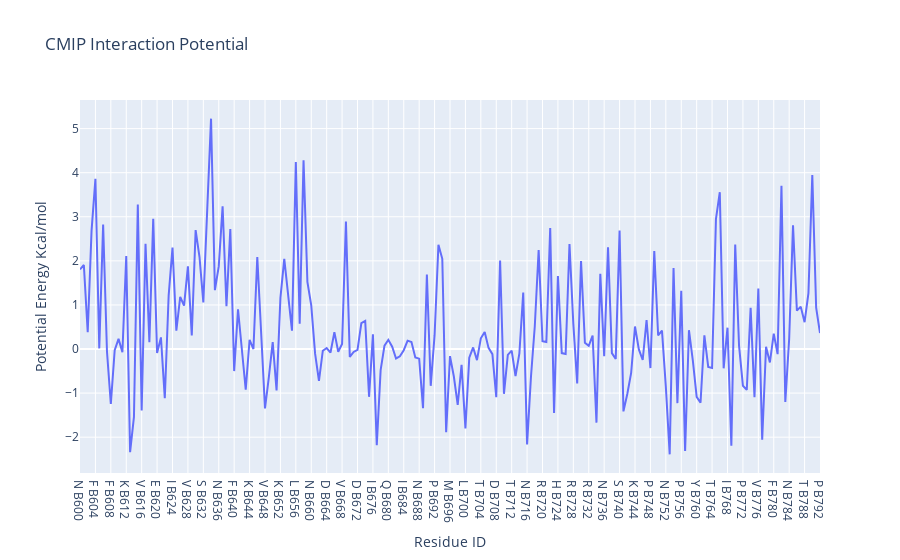

The notebook cell this image was saved under:
### Markdown cell above
<a id="plotRBD_residues"></a>
### Interaction energy by residue
Visualizing the **interaction potential energies** computed by **CMIP**. The plot shows **interactions energies** (in kcal/mol, Y axis) for **each of the residues** (computed summing the contributions of all atoms included in the residue) of the **RBD protein** (X axis).

### Code cell
import plotly
import plotly.graph_objs as go
from biobb_cmip.utils.representation import get_energies_byres


res_list, energy_dict = get_energies_byres(RBD_byat_out)

plotly.offline.init_notebook_mode(connected=True)

fig = {"data": [go.Scatter(x=res_list, y=energy_dict['ES'])],
       "layout": go.Layout(title="CMIP Interaction Potential", 
                           xaxis=dict(title = "Residue ID"), 
                           yaxis=dict(title = "Potential Energy Kcal/mol"))}

plotly.offline.iplot(fig)

### Figure 1 — Plotly figure (JSON) as saved in the notebook; plotly's stock layout.template omitted (floating-point values rounded to 4 significant figures; data arrays with more than 128 entries replaced by an {"elided": "..."} marker saying what was removed)
{"data": [{"type": "scatter", "x": {"elided": "193 str values"}, "y": {"elided": "193 float values"}}], "layout": {"title": {"text": "CMIP Interaction Potential"}, "xaxis": {"title": {"text": "Residue ID"}}, "yaxis": {"title": {"text": "Potential Energy Kcal/mol"}}}}
